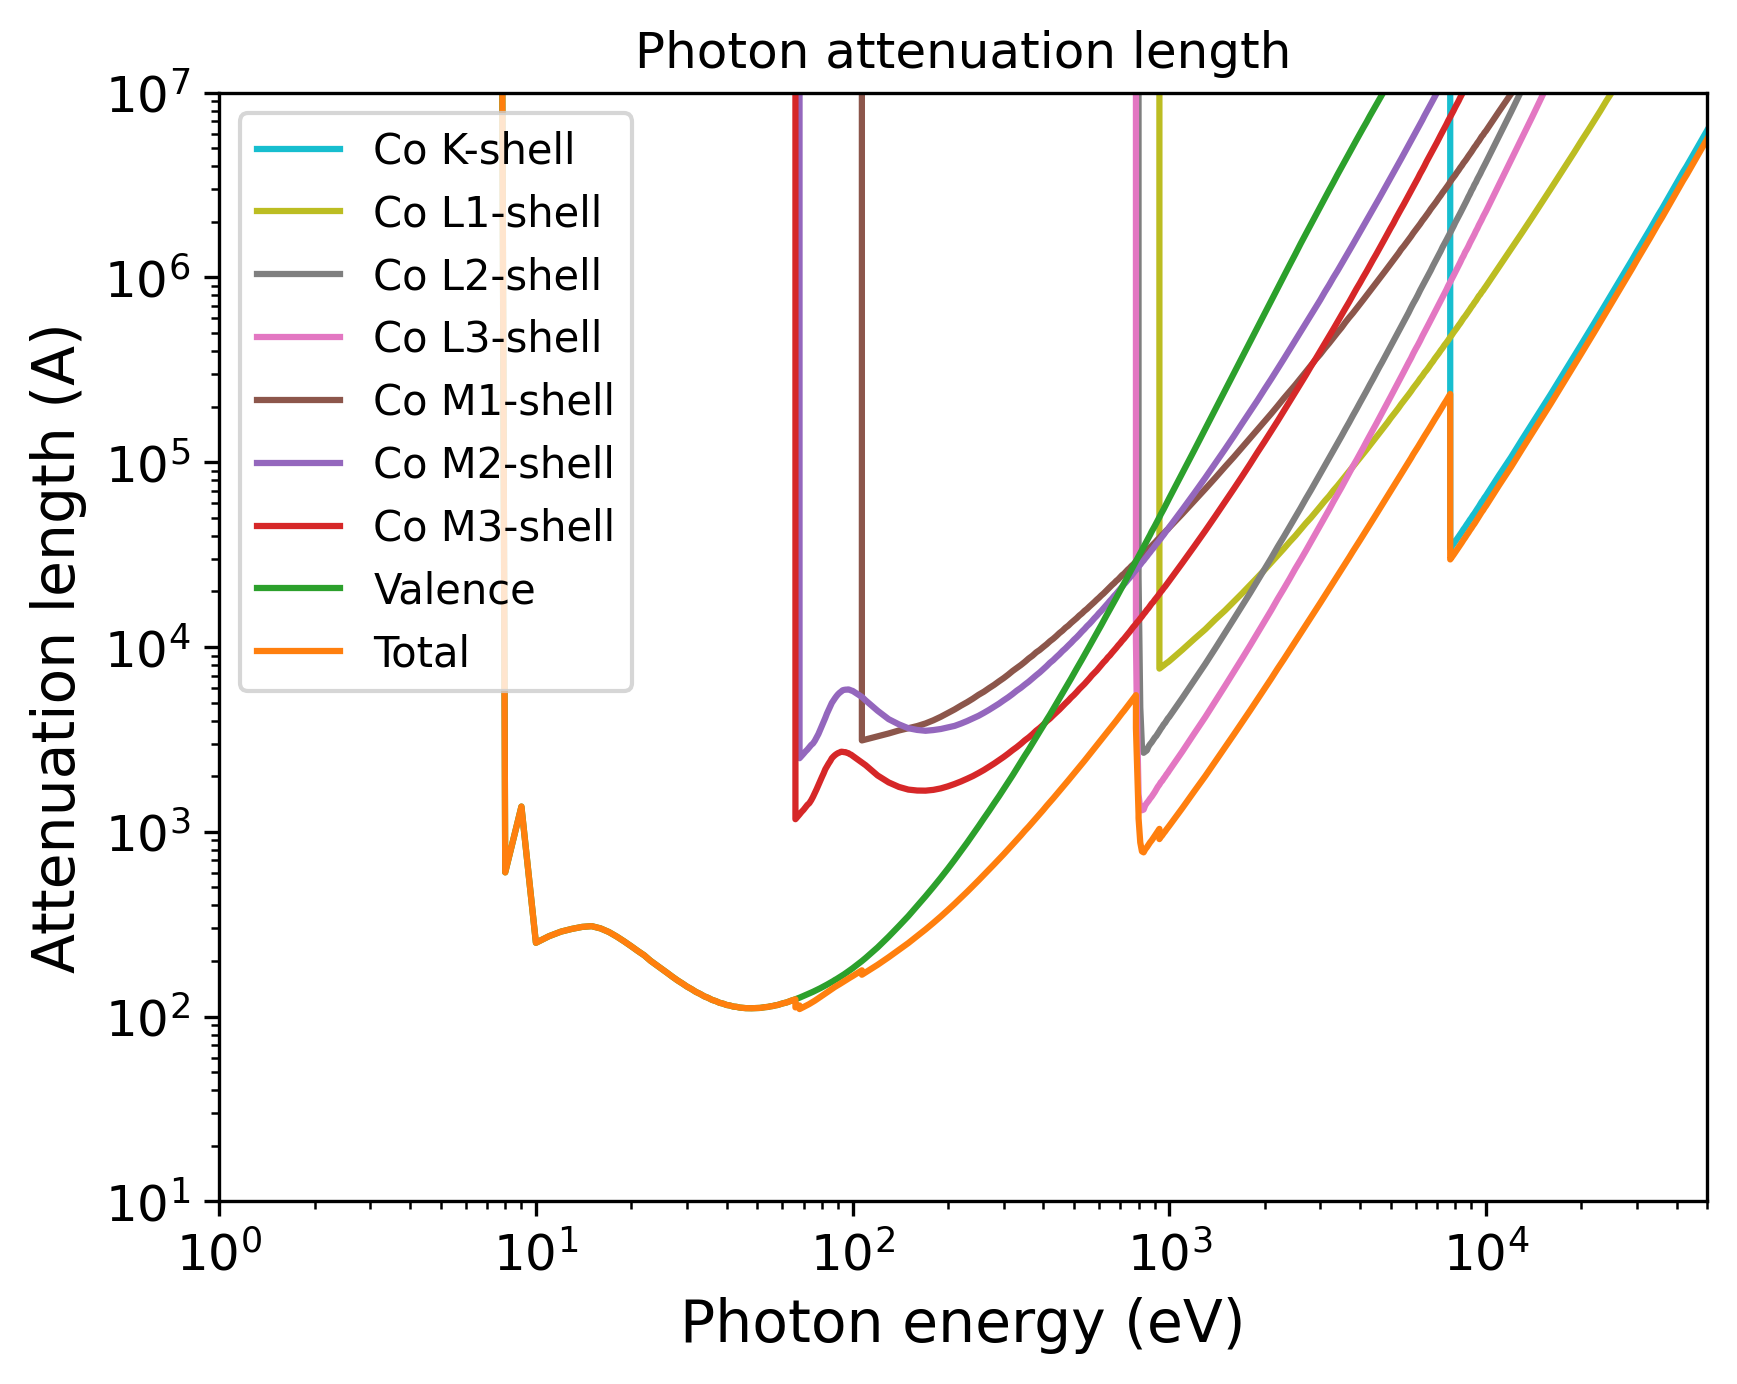

Generate this figure with Python:
import pandas as pd
import numpy as np
import matplotlib.pyplot as plt
import matplotlib.cm as cm
# Set the format:
plt.xlabel("Photon energy (eV)", fontsize=14)
plt.ylabel("Attenuation length (A)", fontsize=14)
plt.xticks(fontsize=12)
plt.yticks(fontsize=12)
plt.grid(False)
# Set the axes:
# Read the output file:
df = pd.read_csv(r"OUTPUT_Co_Photon_IMFP.dat", sep=r'\s+', header=None, comment="#", skipinitialspace=True)
plt.xscale("log")
plt.yscale("log")
# Prepare the plot:
columns_to_plot = [ 1, 2, 3, 4, 5, 6, 7, 8, 9]
labels = [ "Co K-shell", "Co L1-shell", "Co L2-shell", "Co L3-shell", "Co M1-shell", "Co M2-shell", "Co M3-shell", "Valence", "Total"]
# Create N distinct colors from a colormap
N = len(columns_to_plot)
colors = plt.cm.tab10(np.linspace(1, 0, 10))
# Set line styles:
linestyles = [ "-", "-", "-", "-", "-", "-", "-", "-", "-"]
for i, col in enumerate(columns_to_plot):
    color = colors[i % len(colors)]
    ls    = linestyles[i % len(linestyles)]
    label = labels[i % len(labels)]
    plt.plot(df.iloc[:, 0], df.iloc[:, col],
    color=color,
    label=label,
    linestyle=ls)
plt.xlim(1.00000000,50000.00000000)
plt.ylim(10.00000000,10000000.00000000)
plt.title("Photon attenuation length")
plt.legend(loc="best", fontsize=10)
# Save the plot in this format:
plt.savefig("OUTPUT_MFP_photon.png", dpi=300, bbox_inches="tight")
